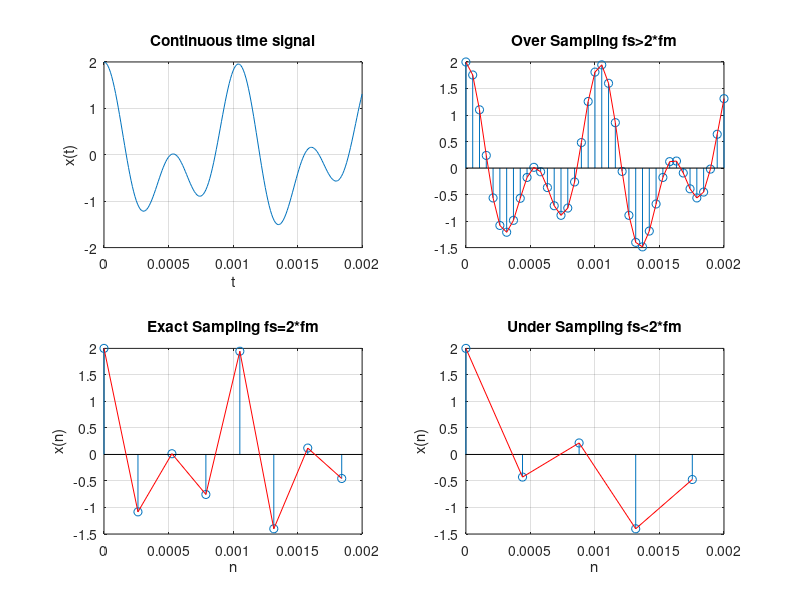

This figure's MATLAB source:
clear all;
close all;
clc;
f1=1000;  % Signal-1 Frequency
f2=1900; % Signal-2 Frequency
fmax=max(f1,f2);
T=1/min(f1,f2);
t=0:0.01*T:2*T;
x=cos(2*pi*f1*t)+cos(2*pi*f2*t); % CTS
subplot(2,2,1);
plot(t,x); grid on;
xlabel('t'); ylabel('x(t)');
title('Continuous time signal'); 
%Over Sampling Condition :
fs1=10*fmax;
n1=0:1/fs1:2*T;
x1=cos(2*pi*f1*n1)+ cos(2*pi*f2*n1);
subplot(2,2,2);
stem(n1,x1);
hold on;
plot(n1,x1,'r');grid on;
hold off;
title('Over Sampling fs>2*fm')
%Exact Sampling Part :
fs2=2*fmax;
n2=0:1/fs2:2*T; % Time Scale
x2=cos(2*pi*f1*n2)+ cos(2*pi*f2*n2);
subplot(2,2,3);
stem(n2,x2);
hold on;
plot(n2,x2,'r');grid on;
hold off;
xlabel('n'); ylabel('x(n)');
title('Exact Sampling fs=2*fm')
%Under Sampling Condition :
fs3=1.2*fmax;
n3=0:1/fs3:2*T; % Time Scale
x3=cos(2*pi*f1*n3)+ cos(2*pi*f2*n3);
subplot(2,2,4);
stem(n3,x3);
hold on;
plot(n3,x3,'r');grid on;
hold off;
xlabel('n'); ylabel('x(n)');
title('Under Sampling fs<2*fm')